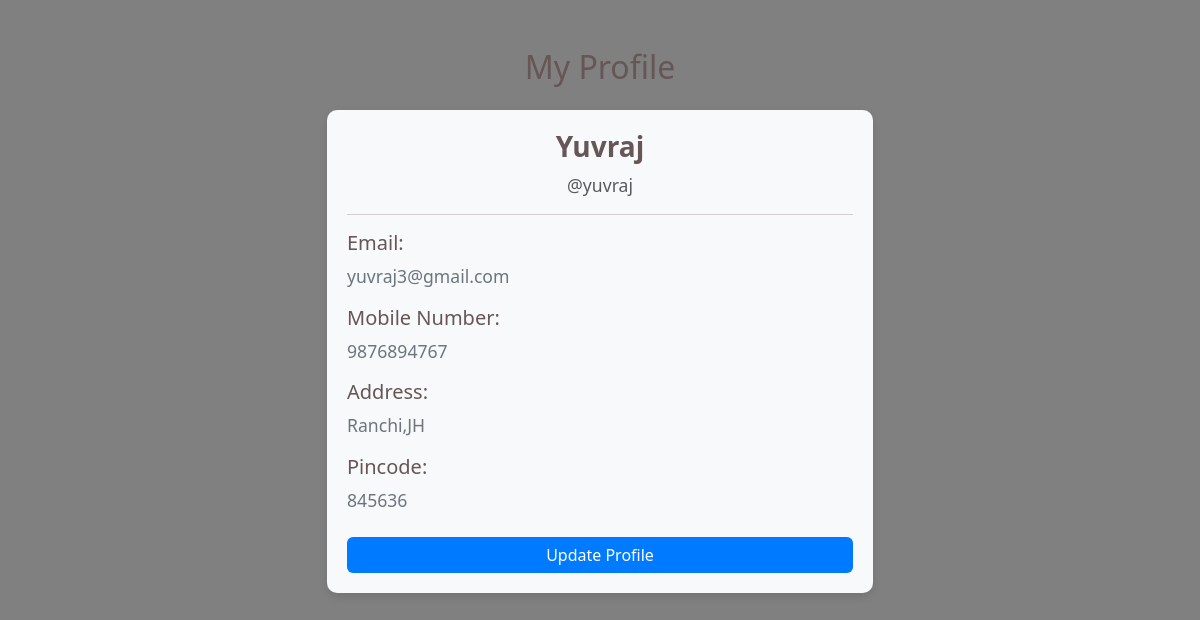
Page /rcusprofile (signed in) on the committed database.
### app.py (models this page shows, shortened)
class Customer(db.Model, UserMixin):
    __tablename__ = 'customer'
    id = db.Column(db.Integer, primary_key=True, autoincrement=True)
    name = db.Column(db.String(150), nullable=False)
    pincode = db.Column(db.Integer, nullable=True)
    address = db.Column(db.String(150), nullable=True)
    username = db.Column(db.String(150), unique=True, nullable=False)
    mobile = db.Column(db.String(15), nullable=True)
    email = db.Column(db.String(150), unique=True, nullable=False)
    password = db.Column(db.String(150), nullable=False)
    block = db.Column(db.Boolean, default=False)

### app.py (the view)
    @app.route("/rcusprofile", methods=["GET", "POST"])
    @login_required
    def fcusprofile():
        return render_template("cusprofile.html", user=current_user)

### app.py (called while the page is built)
@login_manager.user_loader
def load_user(user_id):
    user = db.session.get(Customer, int(user_id))
    if user:
        return user
    user = db.session.get(Admin, int(user_id))
    if user:
        return user
    user = db.session.get(ServiceProfessional, int(user_id))
    return user  # This will return None if no user is found

### templates/cusprofile.html (shortened to what this page needs)
<!DOCTYPE html>
<html lang="en">
<head>
    <link href="https://cdn.jsdelivr.net/npm/bootstrap@5.3.0-alpha3/dist/css/bootstrap.min.css" rel="stylesheet">
    <link rel="stylesheet" href="{{ url_for('static', filename='style.css') }}">
</head>
<body>
    <div class="container mt-5">
        <h2 class="text-center mb-4">My Profile</h2>
        <div class="row justify-content-center">
            <div class="col-md-6">
                <div class="profile-card">
                    <h3 class="text-center">{{ user.name }}</h3>
                    <p class="text-center text-muted">@{{ user.username }}</p>
                    <hr>
                    <div class="mb-3">
                        <h5>Email:</h5>
                        <p>{{ user.email }}</p>
                    </div>
                    <div class="mb-3">
                        <h5>Mobile Number:</h5>
                        <p>{{ user.mobile }}</p>
                    </div>
                    <div class="mb-3">
                        <h5>Address:</h5>
                        <p>{{ user.address }}</p>
                    </div>
                    <div class="mb-3">
                        <h5>Pincode:</h5>
                        <p>{{ user.pincode }}</p>
                    </div>
                    <div class="text-center mt-4">
                        <a href="/rcusprofileedit" class="btn btn-update w-100">Update Profile</a>
                    </div>
                </div>
            </div>
        </div>
    </div>
</body>
</html>

### static/style.css (style rules this page uses)
body { background-color: #808080; color: #665656; }

### templates/cusprofile.html (style rules this page uses)
.profile-card { background-color: #f8f9fa; border-radius: 10px; box-shadow: 0 4px 10px rgba(0, 0, 0, 0.1); padding: 20px; }
.profile-card h3 { font-weight: bold; }
.profile-card p { margin: 5px 0; font-size: 1.1rem; color: #6c757d; }
.btn-update { background-color: #007bff; color: white; border: none; }

### rows in the picture
Customer: name "Yuvraj", username "yuvraj", email "yuvraj3@gmail.com", mobile "9876894767", address "Ranchi,JH", pincode "845636"
